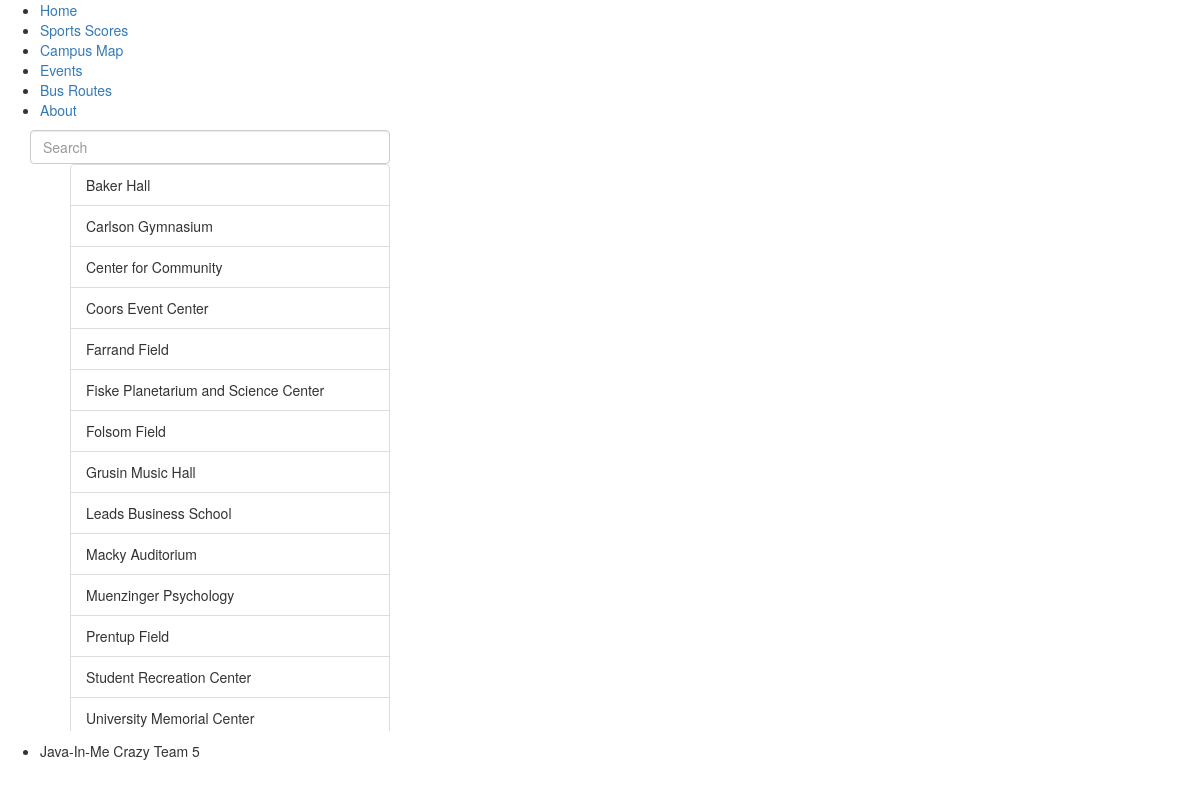
Page /Website/pages/campusmap.php on the committed database.
### tables this page shows
CREATE TABLE `buildings` (
  `buildingid` int(11) NOT NULL AUTO_INCREMENT,
  `buildingname` char(255) DEFAULT NULL,
  `maplocationX` int(11) DEFAULT NULL,
  `maplocationY` int(11) DEFAULT NULL,
  `colorCoding` char(50) DEFAULT NULL,
  `address` char(255) DEFAULT NULL,
  PRIMARY KEY (`buildingid`)
);

### Website/pages/campusmap.php (the view, shortened to what this page needs)
<!DOCTYPE html>
	<html>
		<head>
			<link href="https://maxcdn.bootstrapcdn.com/bootstrap/3.3.7/css/bootstrap.css" rel="stylesheet">
			<link rel="stylesheet" type="text/css" href="../css/main.css">
		</head>
		<body>
			<nav>
			<ul>
	        		<li><a href="./index.html">Home</a></li>
		        	<li><a href="./sportsscores.php">Sports Scores</a></li>
	        		<li><a href="./campusmap.php">Campus Map</a></li>
	        		<li><a href="./campusevents.php">Events</a></li>
				<li><a href="./busroutes.html">Bus Routes</a></li>
				<li><a href="./about.html">About</a></li>
	    		</ul>
			</nav>
			<div class = "container">
				<div class = "row">
					<div class="col-md-4">
						<input type =search" class="form-control" id="search" placeholder="Search", onkeyup="updateSearch()">
						<ul id="searchList">
						<?php
							$db = new mysqli('138.68.46.83', 'root', 'javainmecrazy', 'javainmecrazy');
							$result = $db->query("SELECT * FROM buildings ORDER BY buildingname ASC");
							while ($row = $result->fetch_assoc()){
								echo "\t\t\t\t\t\t\t".'<li class = "list-group-item" id = "clickable" onclick="update(this.innerHTML, this)">'.$row['buildingname']."</li>\n";
							}
						?>
						</ul>
					</div>
					<div class="col-md-8">
					</div>
				</div>
			</div>
			<footer>
	    		<ul>
				<li>Java-In-Me Crazy Team 5</li>
				</ul>
			</footer>
		</body>
	</html>

### Website/css/main.css (style rules this page uses)
#searchList { height:567px; overflow:auto; width:100%; }
#clickable { cursor:pointer; }

### rows in the picture
buildings: buildingname "Baker Hall"
buildings: buildingname "Carlson Gymnasium"
buildings: buildingname "Center for Community"
buildings: buildingname "Coors Event Center"
buildings: buildingname "Farrand Field"
buildings: buildingname "Fiske Planetarium and Science Center"
buildings: buildingname "Folsom Field"
buildings: buildingname "Grusin Music Hall"
buildings: buildingname "Leads Business School"
buildings: buildingname "Macky Auditorium"
buildings: buildingname "Muenzinger Psychology"
buildings: buildingname "Prentup Field"
buildings: buildingname "Student Recreation Center"
buildings: buildingname "University Memorial Center"
